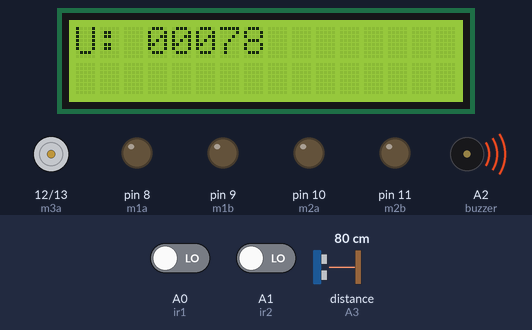
This sketch was run on a simulated Arduino Uno, built with avr-gcc and run on an emulated ATmega328P. Shown: 16×2 character LCD, motor-driver pin pairs drawn as motors (green arrow = first pin HIGH = forward, orange = second pin HIGH = backward, longer = more drive), output pins drawn as LEDs (lit = HIGH), buzzer (waves = sounding, pin HIGH). Wiring (inferred from the names in the program): ultrasonic range finder: trigger A4; echo A3. Inputs (shaded band) come from the test bench; at power-on: distance to the obstacle (sensor on A3) 80 cm, A0 (ir1) LOW, A1 (ir2) LOW. The echo pulse lasts 58.3 µs per cm; pins used as bus, display or sensor lines are not drawn.

Above: at 3.2 s.
3.3 s: distance to the obstacle (sensor on A3) set to 33 cm
At 4.9 s:
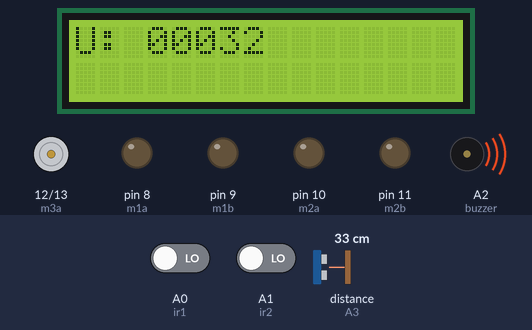
5.2 s: distance to the obstacle (sensor on A3) set to 27 cm
At 6.0 s:
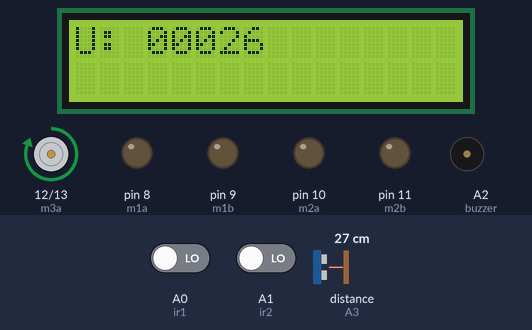
At 16.7 s:
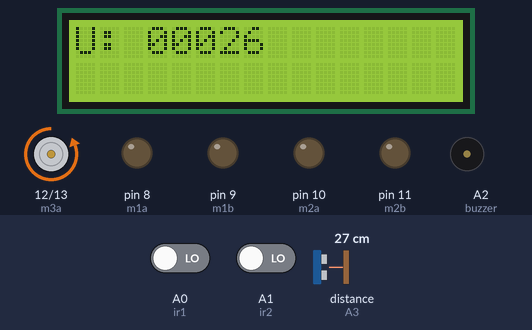
Timing chart, 0 to 17.7 s (numbered marks = the images above; inputs shaded):
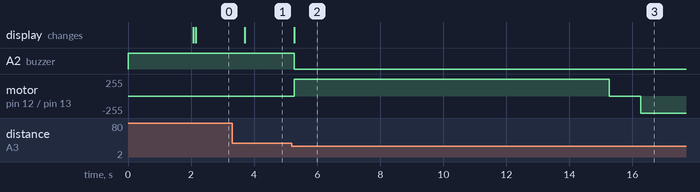

Measured:
- the behaviour switches between 31 and 30 cm on distance to the obstacle (sensor on A3) (found by bisection; images 1 and 2)
- after the input at 3.3 s, the display: changes after 0.41 s (image 1)
- after the input at 5.2 s, A2 (buzzer): HIGH → LOW after 0.07 s; motor on pin 12 (m3a) / pin 13 (m3b): stopped → forward 255/255 after 0.07 s, → stopped 10.0 s later, → backward 255/255 1.0 s later; the display: changes after 0.07 s (image 2)

The sketch:

Code.ino
```cpp
#include <LiquidCrystal.h>
#include <stdio.h>

LiquidCrystal lcd(6, 7, 5, 4, 3, 2);
 unsigned char rcv,count,gchr,gchr1,robos='s';
 //char pastnumber[11]="";


int sti=0;
String inputString = "";         // a string to hold incoming data
boolean stringComplete = false;  // whether the string is complete

const int trigPin = A4;
const int echoPin = A3;

int m1a   = 8;
int m1b   = 9;

int m2a   = 10;
int m2b   = 11;

int ir1  = A0;
int ir2  = A1;

int buzzer = A2;

int m3a = 12;
int m3b = 13;

int rtr1=0;
int dist1=0,dist2=0,dist3,sts1=0,sts2=0;
long duration;
int distanceCm, distanceInch;


unsigned int ultra_dist()
{int ud=0;
   digitalWrite(trigPin, LOW);
   delayMicroseconds(2);
   digitalWrite(trigPin, HIGH);
   delayMicroseconds(10);
   digitalWrite(trigPin, LOW);
   duration = pulseIn(echoPin, HIGH);
   distanceCm= duration*0.034/2;
   ud = distanceCm;
   return ud;
}

void okcheck()
{
  unsigned char rcr;
  do{
      rcr = Serial.read();
    }while(rcr != 'K');
}


void setup()
{
  Serial.begin(9600);serialEvent();

  pinMode(trigPin, OUTPUT); // Sets the trigPin as an Output
  pinMode(echoPin, INPUT); // Sets the echoPin as an Input

  pinMode(ir1, INPUT);
  pinMode(ir2, INPUT);

  pinMode(m1a, OUTPUT);pinMode(m1b, OUTPUT);
  pinMode(m2a, OUTPUT);pinMode(m2b, OUTPUT);
  pinMode(m3a, OUTPUT);pinMode(m3b, OUTPUT);
  pinMode(buzzer, OUTPUT);

  digitalWrite(m1a, LOW);digitalWrite(m1b, LOW);
  digitalWrite(m2a, LOW);digitalWrite(m2b, LOW);
  digitalWrite(m3a, LOW);digitalWrite(m3b, LOW);
  digitalWrite(buzzer, HIGH);

  lcd.begin(16, 2);
  lcd.print("   AGV");
  lcd.setCursor(0,1);
  lcd.print(" Forklift");
  delay(2000);

  lcd.clear();
  lcd.print("U:");
}

int dista=0;

void loop()
{
  dista=0;
  dist1=0;
  dist2=0;

for(rtr1=0;rtr1<5;rtr1++)
   {
    dista = ultra_dist();
    dist1 = (dist1 + dista);
      delay(10);
   }

 dist1 = (dist1/5);
 lcd.setCursor(3,0);convertl(dist1);


if(dist1 < 30)
  {
    digitalWrite(m1a, LOW);digitalWrite(m1b, LOW);
    digitalWrite(m2a, LOW);digitalWrite(m2b, LOW);

    digitalWrite(buzzer, LOW);

    digitalWrite(m3a, HIGH);digitalWrite(m3b, LOW);
    delay(10000);
    digitalWrite(m3a, LOW);digitalWrite(m3b, LOW);

    delay(1000);

    digitalWrite(m3a, LOW);digitalWrite(m3b, HIGH);
    delay(10000);
    digitalWrite(m3a, LOW);digitalWrite(m3b, LOW);
  }
else
  {
    digitalWrite(buzzer, HIGH);
  if(digitalRead(ir1) == HIGH && digitalRead(ir2) == HIGH)
    {
          digitalWrite(m1a, HIGH);digitalWrite(m1b, LOW);
          digitalWrite(m2a, HIGH);digitalWrite(m2b, LOW);
    }
  if(digitalRead(ir1) == HIGH && digitalRead(ir2) == LOW)
    {
          digitalWrite(m1a, HIGH);digitalWrite(m1b, LOW);
          digitalWrite(m2a, LOW);digitalWrite(m2b, HIGH);
    }
  if(digitalRead(ir1) == LOW && digitalRead(ir2) == HIGH)
    {
          digitalWrite(m1a, LOW);digitalWrite(m1b, HIGH);
          digitalWrite(m2a, HIGH);digitalWrite(m2b, LOW);
    }
  if(digitalRead(ir1) == LOW && digitalRead(ir2) == LOW)
    {delay(1500);
    if(digitalRead(ir1) == LOW && digitalRead(ir2) == LOW)
      {
          digitalWrite(m1a, LOW);digitalWrite(m1b, LOW);
          digitalWrite(m2a, LOW);digitalWrite(m2b, LOW);
      }
    }
  }
}


void serialEvent()
{
  while (Serial.available())
        {

         char inChar = (char)Serial.read();
           //sti++;
           //inputString += inChar;
          if(inChar == '*')
            {sti=1;
              inputString += inChar;
             //  stringComplete = true;
             // gchr = inputString[sti-1]
            }
          if(sti == 1)
            {
                inputString += inChar;
            }
          if(inChar == '#')
            {sti=0;
              stringComplete = true;
            }
        }
}


void converts(unsigned int value)
{
  unsigned int a,b,c,d,e,f,g,h;

      a=value/10000;
      b=value%10000;
      c=b/1000;
      d=b%1000;
      e=d/100;
      f=d%100;
      g=f/10;
      h=f%10;


      a=a|0x30;
      c=c|0x30;
      e=e|0x30;
      g=g|0x30;
      h=h|0x30;


   Serial.write(a);
   Serial.write(c);
   Serial.write(e);
   Serial.write(g);
   Serial.write(h);
}

void convertl(unsigned int value)
{
  unsigned int a,b,c,d,e,f,g,h;

      a=value/10000;
      b=value%10000;
      c=b/1000;
      d=b%1000;
      e=d/100;
      f=d%100;
      g=f/10;
      h=f%10;


      a=a|0x30;
      c=c|0x30;
      e=e|0x30;
      g=g|0x30;
      h=h|0x30;


   lcd.write(a);
   lcd.write(c);
   lcd.write(e);
   lcd.write(g);
   lcd.write(h);
}

/*
   sensorValue = analogRead(analogInPin);
   sensorValue = (sensorValue/9.31);
   lcd.setCursor(1,1); //rc
   lcd.print(sensorValue);
   Serial.print(sensorValue);
 */
```
